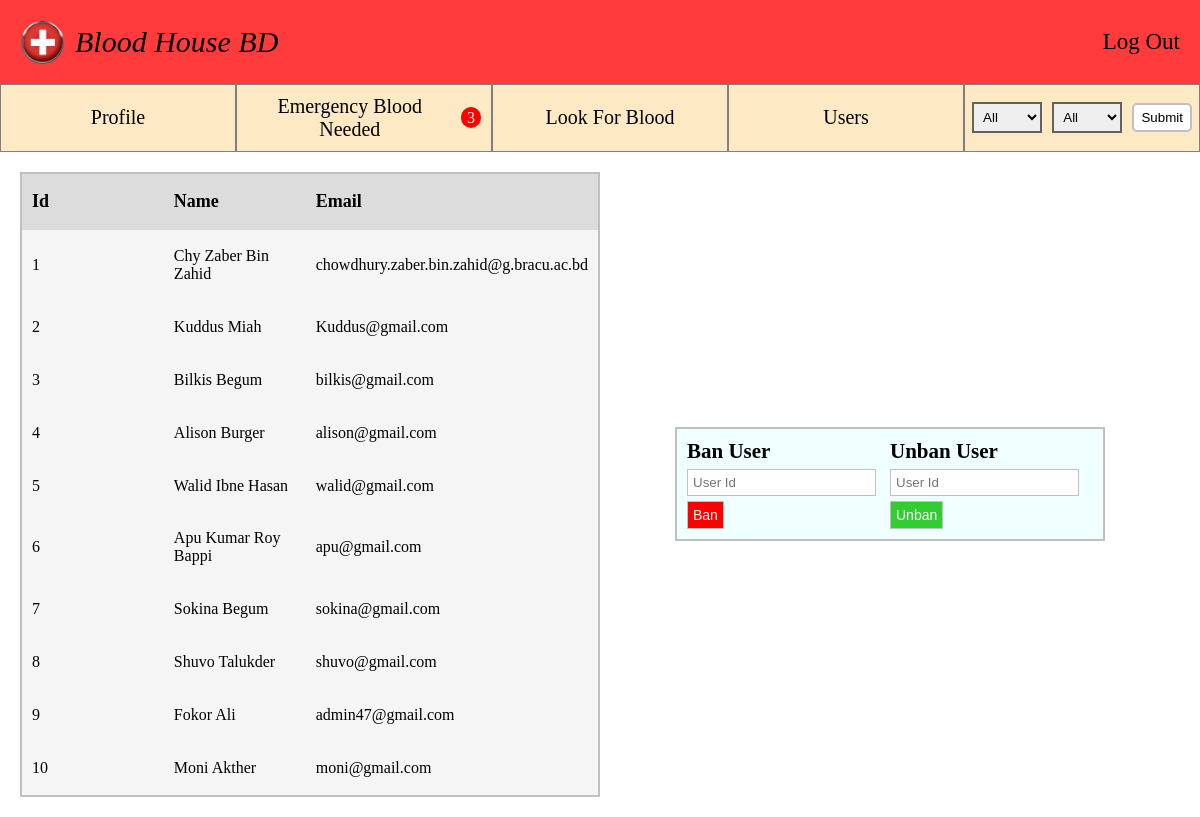
Screenshot of /user.php with the database file from the repository.
### tables this page shows
CREATE TABLE `user` (
  `id` int(11) NOT NULL,
  `f_name` varchar(200) NOT NULL,
  `l_name` varchar(200) NOT NULL,
  `Email` varchar(200) NOT NULL,
  `b_date` date NOT NULL,
  `Password` varchar(20) NOT NULL,
  `p_number` int(20) NOT NULL,
  `group` varchar(10) NOT NULL,
  `pdf` varchar(200) NOT NULL,
  `Gender` varchar(6) NOT NULL,
  `active` varchar(15) NOT NULL,
  `Status` varchar(5) NOT NULL
);

### user.php (the view, shortened to what this page needs)
<!DOCTYPE html>
<html lang="en">
<head>
  <link rel="stylesheet" href="css/style.css">
  <link rel="stylesheet" href="css/u.css">
</head>
<body>
  <header class="header">
    <nav>
      <div class="nav-img-title">
        <a class="nav-car-title" href="home.php"> <img class="nav-car-img" src="images/navicon.png" alt="navicon">Blood House BD</a>
      </div>
      <div class="nav-left-box">
        <a class="nav-left" href="home.php">Log Out</a>
      </div>
    </nav>
  </header>
   <section class="profile-section">
    <a class="profile-a" href="profile.php">Profile</a>
    <div class="profile-div inside">
    <a class="div-a" href="emergency.php">Emergency Blood Needed</a>
    <?php
    require_once('DBconnect.php');
    $sql = "SELECT COUNT(*) as count FROM urgent";
        $result = mysqli_query($conn, $sql);
        $row = mysqli_fetch_assoc($result);
        if ($row['count'] != "0") {
          ?>
          <span class="profile-emer"><?php echo $row['count']; ?></span>
  <?php
}
    ?>
    </div>
    <a class="profile-a" href="look.php">Look For Blood</a>
    <a class="profile-a" href="user.php">Users</a>
    <form action="dashboardUser.php" method="post" class="profile-div filter">
      <select class="profile-drop" id="cars" name="group">
          <option name="from" value="All">All</option>
      </select>
      <select class="profile-drop"  id="cars" name="active">
          <option name="from" value="All">All</option>
      </select>
      <input type="submit" value="Submit" class="profile-in" name="submit">
    </form>
  </section>
  <section class="section-ban grid grid-col-2">
    <div class="user-show grid grid-col-3">
      <h1 class="user-title">Id</h1>
      <h1 class="user-title">Name</h1>
      <h1 class="user-title">Email</h1>
      <?php
      $sql_chat = "SELECT `id`,`f_name`,`l_name`,`email` from user order by id asc";
      $result_chat = mysqli_query($conn, $sql_chat);
      if(mysqli_num_rows($result_chat) != 0){
        while($row_chat = mysqli_fetch_assoc($result_chat) ){ ?>
        <p class="user-p"><?php echo $row_chat['id'];?></p>
        <p class="user-p"><?php echo $row_chat['f_name'], " " ,$row_chat['l_name'];?></p>
        <p class="user-p"><?php echo $row_chat['email'];?></p>
        <?php
        }}
      ?>
    </div>
    <div class="ban-main">
        <div class="grid grid-col-2 ban-form" >
          <form method="post" action="ban.php">
            <h1>Ban User</h1>
            <input placeholder="User Id" name="id" type="number">
            <input class="ban-btn" name="Ban" value="Ban" type="submit">
          </form>
          <form method="post" action="ban.php">
            <h1>Unban User</h1>
            <input placeholder="User Id"  name="id" type="number">
            <input class="ban-btn unban" name="Unban" value="Unban" type="submit">
          </form>
    </div>
  </section>
  </body>
</html>

### css/style.css (style rules this page uses)
* { padding: 0; margin: 0; box-sizing: 0; }
html { font-size: 62.5%; }
.grid { display: grid; }
.grid-col-2 { grid-template-columns: repeat(2, 1fr); }
.grid-col-3 { grid-template-columns: repeat(3, 1fr); }

### css/u.css (style rules this page uses)
nav { background-color: rgba(255, 40, 40, 0.911); padding: 2rem 2rem; display: flex; align-items: center; justify-content: space-between; }
.nav-car-img { width: 4.5rem; }
.nav-car-title { text-decoration: none; font-size: 3rem; font-style: oblique; color: black; font: bold; display: flex; gap: 1rem; justify-content: center; align-items: center; }
.nav-left-box { display: flex; justify-content: space-between; align-items: center; gap: 5rem; font-size: 2.3rem; }
.nav-left:link, .nav-left:visited { color: black; text-decoration: none; transition: all 0.3s; }
.profile-section { display: flex; justify-content: space-around; }
.profile-a:link, .profile-a:visited { display: inline-block; text-decoration: none; font-size: 2rem; width: 100%; border: 1px solid gray; text-align: center; background-color: rgb(253, 233, 196); color: black; padding: 1rem 0; transition: all 0.3s; display: flex; justify-content: center; align-items: center; }
.div-a:link, .div-a:visited { display: inline-block; text-decoration: none; font-size: 2rem; color: black; padding: 1rem 0; transition: all 0.3s; }
.profile-div { width: 100%; text-align: center; background-color: rgb(253, 233, 196); color: black; padding: 1rem 0; border: 1px solid gray; display: flex; justify-content: center; align-items: center; gap: 0.5rem; }
.filter { display: flex; gap: 1rem; }
.inside { padding: 0 1rem; }
.profile-drop { width: 30%; font-family: sans-serif; border: 2px solid rgb(97, 97, 97); padding: .5rem; cursor: pointer; }
.profile-emer { margin-left: .3rem; background-color: red; border-radius: 100%; padding: .13rem .6rem .1rem .65rem; font-size: 1.6rem; color: white; }
.profile-in { border: none; border-radius: 5px; padding: .5rem .7rem; background-color: white; color: black; border: 2px solid silver; transition: all .3s; }
.section-ban { min-height: calc(100vh - 17.5rem); padding: 2rem; }
.user-show { border: 2px solid silver; overflow: auto; }
.user-title { background-color: gainsboro; display: flex; align-items: center; padding: .2rem 1rem .2rem 1rem; font-size: 1.8rem; }
.user-p { background-color: whitesmoke; display: flex; align-items: center; padding: .2rem 1rem .2rem 1rem; font-size: 1.6rem; }
.ban-main { display: flex; justify-content: center; align-items: center; }
.ban-form { border: 2px solid silver; background-color: azure; width: 70%; padding: 1rem; font-size: 1.4rem; }
.ban-form input { padding: .5rem; margin: .5rem .5rem 0rem 0rem; border-radius: 0; border: 1px solid silver; }
.ban-btn { font-size: 1.4rem; background-color: red; color: white; transition: all .3s; }
.unban { background-color: limegreen; }

### rows the page displays
user: id "1", f_name "Chy Zaber", l_name "Bin Zahid", Email "chowdhury.zaber.bin.zahid@g.bracu.ac.bd"
user: id "2", f_name "Kuddus", l_name "Miah", Email "Kuddus@gmail.com"
user: id "3", f_name "Bilkis", l_name "Begum", Email "bilkis@gmail.com"
user: id "4", f_name "Alison", l_name "Burger", Email "alison@gmail.com"
user: id "5", f_name "Walid Ibne", l_name "Hasan", Email "walid@gmail.com"
user: id "6", f_name "Apu Kumar", l_name "Roy Bappi", Email "apu@gmail.com"
user: id "7", f_name "Sokina", l_name "Begum", Email "sokina@gmail.com"
user: id "8", f_name "Shuvo", l_name "Talukder", Email "shuvo@gmail.com"
user: id "9", f_name "Fokor", l_name "Ali", Email "admin47@gmail.com"
user: id "10", f_name "Moni", l_name "Akther", Email "moni@gmail.com"

### other values shown
$row['count'] "3"
